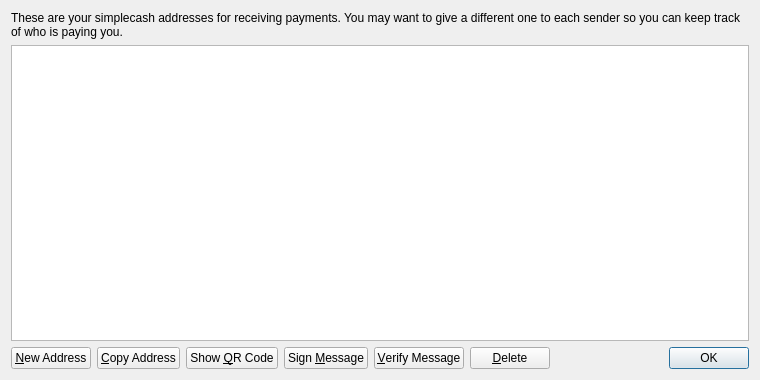
<?xml version="1.0" encoding="UTF-8"?>
<ui version="4.0">
 <class>AddressBookPage</class>
 <widget class="QWidget" name="AddressBookPage">
  <property name="geometry">
   <rect>
    <x>0</x>
    <y>0</y>
    <width>760</width>
    <height>380</height>
   </rect>
  </property>
  <property name="windowTitle">
   <string>Address Book</string>
  </property>
  <layout class="QVBoxLayout" name="verticalLayout">
   <item>
    <widget class="QLabel" name="labelExplanation">
     <property name="text">
      <string>These are your simplecash addresses for receiving payments. You may want to give a different one to each sender so you can keep track of who is paying you.</string>
     </property>
     <property name="textFormat">
      <enum>Qt::PlainText</enum>
     </property>
     <property name="wordWrap">
      <bool>true</bool>
     </property>
    </widget>
   </item>
   <item>
    <widget class="QTableView" name="tableView">
     <property name="contextMenuPolicy">
      <enum>Qt::CustomContextMenu</enum>
     </property>
     <property name="toolTip">
      <string>Double-click to edit address or label</string>
     </property>
     <property name="tabKeyNavigation">
      <bool>false</bool>
     </property>
     <property name="alternatingRowColors">
      <bool>true</bool>
     </property>
     <property name="selectionMode">
      <enum>QAbstractItemView::SingleSelection</enum>
     </property>
     <property name="selectionBehavior">
      <enum>QAbstractItemView::SelectRows</enum>
     </property>
     <property name="sortingEnabled">
      <bool>true</bool>
     </property>
     <attribute name="verticalHeaderVisible">
      <bool>false</bool>
     </attribute>
    </widget>
   </item>
   <item>
    <layout class="QHBoxLayout" name="horizontalLayout">
     <item>
      <widget class="QPushButton" name="newAddressButton">
       <property name="toolTip">
        <string>Create a new address</string>
       </property>
       <property name="text">
        <string>&amp;New Address</string>
       </property>
       <property name="icon">
        <iconset resource="../bitcoin.qrc">
         <normaloff>:/icons/add</normaloff>:/icons/add</iconset>
       </property>
      </widget>
     </item>
     <item>
      <widget class="QPushButton" name="copyToClipboard">
       <property name="toolTip">
        <string>Copy the currently selected address to the system clipboard</string>
       </property>
       <property name="text">
        <string>&amp;Copy Address</string>
       </property>
       <property name="icon">
        <iconset resource="../bitcoin.qrc">
         <normaloff>:/icons/editcopy</normaloff>:/icons/editcopy</iconset>
       </property>
      </widget>
     </item>
     <item>
      <widget class="QPushButton" name="showQRCode">
       <property name="text">
        <string>Show &amp;QR Code</string>
       </property>
       <property name="icon">
        <iconset resource="../bitcoin.qrc">
         <normaloff>:/icons/qrcode</normaloff>:/icons/qrcode</iconset>
       </property>
      </widget>
     </item>
     <item>
      <widget class="QPushButton" name="signMessage">
       <property name="toolTip">
        <string>Sign a message to prove you own a simplecash address</string>
       </property>
       <property name="text">
        <string>Sign &amp;Message</string>
       </property>
       <property name="icon">
        <iconset resource="../bitcoin.qrc">
         <normaloff>:/icons/edit</normaloff>:/icons/edit</iconset>
       </property>
      </widget>
     </item>
     <item>
      <widget class="QPushButton" name="verifyMessage">
       <property name="toolTip">
        <string>Verify a message to ensure it was signed with a specified simplecash address</string>
       </property>
       <property name="text">
        <string>&amp;Verify Message</string>
       </property>
       <property name="icon">
        <iconset resource="../bitcoin.qrc">
         <normaloff>:/icons/transaction_0</normaloff>:/icons/transaction_0</iconset>
       </property>
      </widget>
     </item>
     <item>
      <widget class="QPushButton" name="deleteButton">
       <property name="toolTip">
        <string>Delete the currently selected address from the list</string>
       </property>
       <property name="text">
        <string>&amp;Delete</string>
       </property>
       <property name="icon">
        <iconset resource="../bitcoin.qrc">
         <normaloff>:/icons/remove</normaloff>:/icons/remove</iconset>
       </property>
      </widget>
     </item>
     <item>
      <spacer name="horizontalSpacer">
       <property name="orientation">
        <enum>Qt::Horizontal</enum>
       </property>
       <property name="sizeHint" stdset="0">
        <size>
         <width>40</width>
         <height>20</height>
        </size>
       </property>
      </spacer>
     </item>
     <item>
      <widget class="QDialogButtonBox" name="buttonBox">
       <property name="sizePolicy">
        <sizepolicy hsizetype="Maximum" vsizetype="Fixed">
         <horstretch>0</horstretch>
         <verstretch>0</verstretch>
        </sizepolicy>
       </property>
       <property name="standardButtons">
        <set>QDialogButtonBox::Ok</set>
       </property>
      </widget>
     </item>
    </layout>
   </item>
  </layout>
 </widget>
 <resources>
  <include location="../bitcoin.qrc"/>
 </resources>
 <connections/>
</ui>
